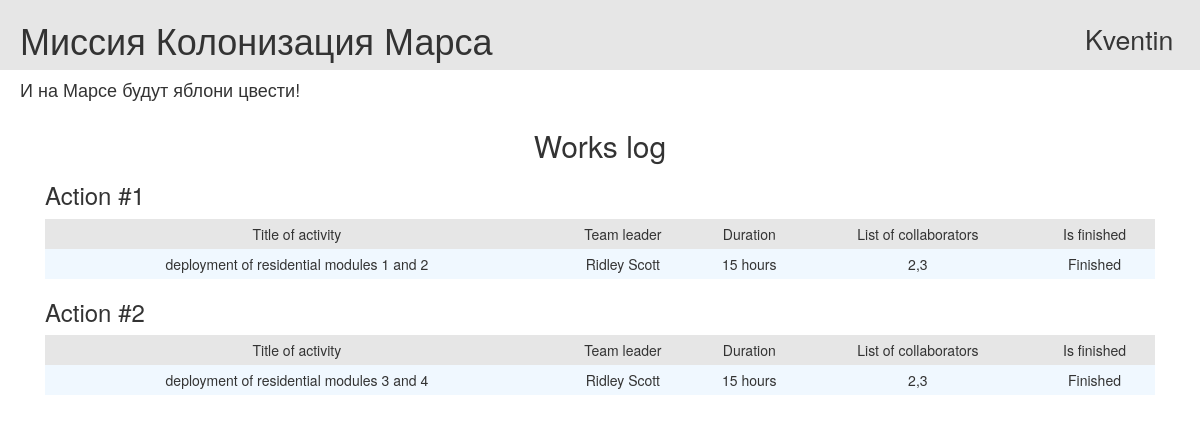
/ (signed in), run on the app's committed database.
### data/users.py (models this page shows, shortened)
class User(SqlAlchemyBase, UserMixin, SerializerMixin):
    __tablename__ = 'users'
    id = sqlalchemy.Column(sqlalchemy.Integer,
                           primary_key=True, autoincrement=True)
    surname = sqlalchemy.Column(sqlalchemy.String, nullable=True)
    name = sqlalchemy.Column(sqlalchemy.String, nullable=True)
    age = sqlalchemy.Column(sqlalchemy.Integer, nullable=True)
    position = sqlalchemy.Column(sqlalchemy.String, nullable=True)
    speciality = sqlalchemy.Column(sqlalchemy.String, nullable=True)
    address = sqlalchemy.Column(sqlalchemy.String, nullable=True)
    email = sqlalchemy.Column(sqlalchemy.String,
                              index=True, unique=True, nullable=True)
    hashed_password = sqlalchemy.Column(sqlalchemy.String, nullable=True)
    city_from = sqlalchemy.Column(sqlalchemy.String, nullable=True)
    modified_date = sqlalchemy.Column(sqlalchemy.DateTime,
                                      default=datetime.datetime.now)

### data/jobs.py (models this page shows)
class Job(SqlAlchemyBase, SerializerMixin):
    __tablename__ = 'jobs'
    id = sqlalchemy.Column(sqlalchemy.Integer,
                           primary_key=True, autoincrement=True)
    team_leader_id = sqlalchemy.Column(sqlalchemy.Integer,
                                       sqlalchemy.ForeignKey("users.id"))
    team_leader = orm.relationship('User')
    job = sqlalchemy.Column(sqlalchemy.String, nullable=True)
    work_size = sqlalchemy.Column(sqlalchemy.Integer, nullable=True)
    collaborators = sqlalchemy.Column(sqlalchemy.String, nullable=True)
    start_date = sqlalchemy.Column(sqlalchemy.DateTime, default=datetime.datetime.now())
    end_date = sqlalchemy.Column(sqlalchemy.DateTime)
    is_finished = sqlalchemy.Column(sqlalchemy.Boolean, default=False)

### main.py (the view)
@app.route('/')
def works_log():
    jobs = db_sess.query(Job).all()
    return render_template('jobs.html', title='Журнал работ', jobs=jobs)

### data/db_session.py (called while the page is built)
def create_session() -> Session:
    global __factory
    return __factory()

### main.py (called while the page is built)
@login_manager.user_loader
def load_user(user_id: int):
    db_sess = db_session.create_session()
    return db_sess.query(User).get(user_id)

### templates/jobs.html
{% extends 'base.html' %}
{% block content %}
    <h2 align="center">Works log</h2>
    {% for job in jobs %}
        <h3>Action #{{ loop.index }}</h3>
        <table class="tbl">
            <tr class="mn">
                <td>Title of activity</td>
                <td>Team leader</td>
                <td>Duration</td>
                <td>List of collaborators</td>
                <td>Is finished</td>
            </tr>
            <tr>
                <td>{{ job.job }}</td>
                <td>{{ job.team_leader.name }} {{ job.team_leader.surname }}</td>
                <td>{{ job.work_size }} hours</td>
                <td>{{ job.collaborators }}</td>
                <td>{% if job.is_finished == 0 %} Is not finished {% else %} Finished {% endif %}</td>
            </tr>
        </table>
    {% endfor %}
{% endblock %}

### templates/base.html (shortened to what this page needs)
<!doctype html>
<html lang="en">
<head>
    <link rel="stylesheet"
          href="https://stackpath.bootstrapcdn.com/bootstrap/4.4.1/css/bootstrap.min.css"
>
    <link rel="stylesheet" type="text/css" href="/static/css/style.css">
    <link rel="stylesheet"
        type="text/css"
        href="https://maxcdn.bootstrapcdn.com/bootstrap/3.3.5/css/bootstrap-theme.min.css">
    <link rel="stylesheet"
        type="text/css"
        href="https://maxcdn.bootstrapcdn.com/bootstrap/3.3.5/css/bootstrap.min.css">
</head>
<body>
<div class="first_line">
    <h1 class="first_line_content">Миссия Колонизация Марса</h1>
    {% if current_user.is_authenticated %}
        <a href="http://localhost:5000/logout" role="button" class="user_name">{{ current_user.name }}</a>
    {% else %}
        <a class="btn btn-outline-primary" href="http://localhost:5000/login" role="button">Войти</a>
        <a class="btn btn-outline-success" href="http://localhost:5000/register" role="button">Зарегистрироваться</a>
    {% endif %}
</div>
<h4>И на Марсе будут яблони цвести!</h4>
<main role="main" class="container">
    {% block content %}{% endblock %}
</main>
</body>
</html>

### static/css/style.css (style rules this page uses)
h4 { padding-left: 20px; color: #e6e6e6; }
tr.mn { text-align: center; background-color: #e6e6e6; }
.tbl { width: 100%; text-align: center; background-color: aliceblue; line-height: 30px; }
.first_line { padding-left: 20px; background-color: #e6e6e6 }
.user_name { display: inline-block; float: right; margin-right: 1em; margin-top: 0.75em; font-size: 20pt; color: #363636; }
a { display: inline-block; float: right; margin-right: 5px; margin-top: 1.25em; }
.first_line_content { display: inline-block; }

### data on the page
User: name "Kventin"
Job: job "deployment of residential modules 1 and 2", team_leader.name "Ridley", team_leader.surname "Scott", work_size "15", collaborators "2,3", is_finished "Finished"
Job: job "deployment of residential modules 3 and 4", team_leader.name "Ridley", team_leader.surname "Scott", work_size "15", collaborators "2,3", is_finished "Finished"
